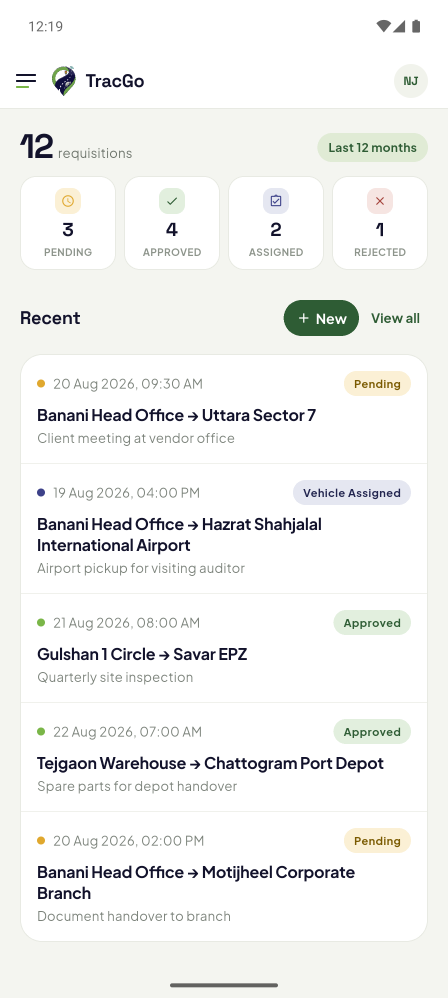
#> input picture docs/play/graphics/screenshots/raw/01-dashboard.png, 1344 x 2992 px (shown at 1/3 size)
$ python generate_store_screenshots.py
#> lines starting #> are read from the running program, lines starting #| are printed output that depends on the picture; after the words box and inside, x2 and y2 are one past the last pixel; in counts of white or black regions, pixels touching at a corner belong together
#!/usr/bin/env python3
"""Compose Play Store phone screenshots from raw emulator captures.

    python3 tool/store/generate_store_screenshots.py

Reads  docs/play/graphics/screenshots/raw/*.png   (1344x2992 Pixel 9 Pro XL captures)
Writes docs/play/graphics/screenshots/*.png       (1440x2560, ready to upload)

Why the raws cannot be uploaded directly
----------------------------------------
A Pixel 9 Pro XL viewport is 1344x2992 — an aspect ratio of 1:2.23. Play accepts a side
between 320 and 3840 px but rejects anything more extreme than 2:1, so the raw capture is
refused at upload. Each frame is therefore composed onto a 9:16 canvas (1440x2560, ratio
1:1.78) with the device shot inset and a caption above it, which is also what the listing
wants to look like.

The captures come from a profile build pointed at `tool/store/mock_api_server.py`, so
every name, address and plate in them is synthetic — see that file. Regenerate the raws
before this script if the UI changes.
"""

from __future__ import annotations

import sys
from pathlib import Path

try:
    from PIL import Image, ImageDraw, ImageFilter, ImageFont
except ImportError:  # pragma: no cover - environment guard
    sys.exit("Pillow is required: pip3 install pillow")

REPO = Path(__file__).resolve().parents[2]
FONTS = REPO / "assets/fonts"
RAW = REPO / "docs/play/graphics/screenshots/raw"
OUT = REPO / "docs/play/graphics/screenshots"

CANVAS = (1440, 2560)          # 9:16 exactly
MARGIN = 90
DEVICE_BLEED = 70              # how far the device runs off the bottom edge
DEVICE_GAP = 56                # breathing room between caption and device
CORNER = 44

INK = (0x12, 0x12, 0x2B)
BODY = (0x4A, 0x51, 0x48)
PAGE = (0xF1, 0xF3, 0xEC)
LIME = (0x7A, 0xB6, 0x48)

# Order is the order Play shows them: the first two carry the install decision.
FRAMES = [
    ("01-dashboard.png", "Every requisition at a glance", "Counts, statuses and your latest trips"),
    ("02-new-passenger.png", "Raise a trip request in seconds", "Pick the time, the route and who is travelling"),
    ("03-detail-assigned.png", "Know your vehicle and driver", "Assignment details as soon as transport confirms"),
    ("04-list.png", "Follow every request to the trip", "Search and filter your own requisition history"),
    ("05-logistics.png", "Cargo runs, not just passengers", "Cover van or open truck, with load details"),
    ("06-login.png", "Sign in with your work account", "Accounts are issued by your organisation"),
]


def font(name: str, size: int) -> ImageFont.FreeTypeFont:
    return ImageFont.truetype(str(FONTS / name), size)


def rounded(image: Image.Image, radius: int) -> Image.Image:
    """Round the device capture's corners so it reads as a screen, not a rectangle."""
    mask = Image.new("L", image.size, 0)
    ImageDraw.Draw(mask).rounded_rectangle([0, 0, image.width - 1, image.height - 1],
                                           radius=radius, fill=255)
    out = image.convert("RGBA")
    out.putalpha(mask)
    return out


def shadow(size: tuple[int, int], radius: int, blur: int, spread: int) -> Image.Image:
    """A soft drop shadow sized to the device shot."""
    layer = Image.new("RGBA", (size[0] + spread * 2, size[1] + spread * 2), (0, 0, 0, 0))
    ImageDraw.Draw(layer).rounded_rectangle(
        [spread, spread, spread + size[0], spread + size[1]],
        radius=radius, fill=(18, 18, 43, 60))
    return layer.filter(ImageFilter.GaussianBlur(blur))


def wrap(draw: ImageDraw.ImageDraw, text: str, f: ImageFont.FreeTypeFont,
         limit: int) -> list[str]:
    lines, current = [], ""
    for word in text.split():
        trial = f"{current} {word}".strip()
        if draw.textlength(trial, font=f) <= limit or not current:
            current = trial
        else:
            lines.append(current)
            current = word
    if current:
        lines.append(current)
    return lines


def compose(raw_name: str, headline: str, sub: str) -> Path:
#> called with raw_name = '01-dashboard.png', headline = 'Every requisition at a glance', sub = 'Counts, statuses and your latest trips'
    source = RAW / raw_name
    if not source.exists():
        sys.exit(f"missing capture: {source}")

    canvas = Image.new("RGB", CANVAS, PAGE)
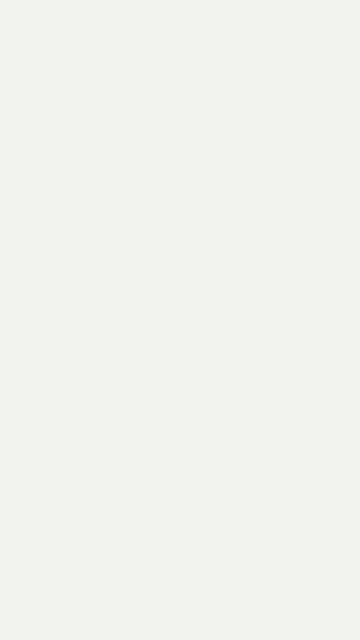
#> canvas: PIL image 1440x2560 RGB (shown at 1/4 size); mean R, G, B 241, 243, 236
    draw = ImageDraw.Draw(canvas)
    limit = CANVAS[0] - MARGIN * 2

    head_font = font("space_grotesk_bold.ttf", 62)
    sub_font = font("plus_jakarta_sans_medium.ttf", 34)

    y = 96
    for line in wrap(draw, headline, head_font, limit):
#> in wrap, `lines, current = [], ""`: current = ''
        draw.text((MARGIN, y), line, font=head_font, fill=INK)
        y += 74
#> this loop made 1 pass
#> after the loop, y = 170
    draw.line([(MARGIN, y + 18), (MARGIN + 92, y + 18)], fill=LIME, width=5)
    y += 46
#> y = 216
    for line in wrap(draw, sub, sub_font, limit):
        draw.text((MARGIN, y), line, font=sub_font, fill=BODY)
        y += 46
#> this loop made 1 pass
#> (line, y) on pass 1: ('Counts, statuses and your latest trips', 262)
#> after the loop, y = 262

    # The device fills whatever the caption leaves, rather than a fixed height: a
    # three-line caption would otherwise collide with it, and a one-line caption would
    # leave a band of dead page above the phone.
    top = y + DEVICE_GAP
#> top = 318
    height = CANVAS[1] - top + DEVICE_BLEED
#> height = 2312
    with Image.open(source) as raw:
#> raw is the input picture: PIL image 1344x2992 RGBA; mean R, G, B, A 242.8, 243.6, 241.8, 255
        width = round(raw.width * height / raw.height)
#> width = 1039
        if width > CANVAS[0] - MARGIN * 2:
            width = CANVAS[0] - MARGIN * 2
            height = round(raw.height * width / raw.width)
        device = raw.resize((width, height), Image.LANCZOS)

    x = (CANVAS[0] - device.width) // 2

    glow = shadow(device.size, CORNER, 34, 40)
#> in shadow, `ImageDraw.Draw(layer).rounded_rectangle( [spread, spread, spread + siz..`:
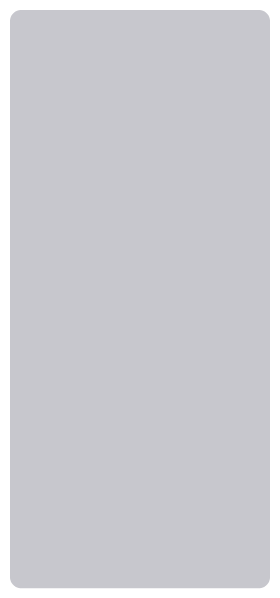
#> layer: PIL image 1119x2392 RGBA (shown at 1/4 size); mean R, G, B, A 16.2, 16.2, 38.6, 53.9; transparent parts drawn white
#> in shadow, `return layer.filter(ImageFilter.GaussianBlur(blur))`:
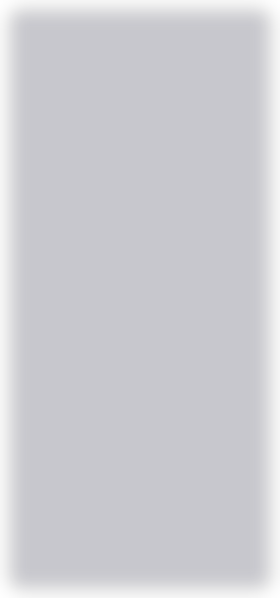
#> returned value: PIL image 1119x2392 RGBA (shown at 1/4 size); mean R, G, B, A 16.1, 16.1, 38.5, 53.7; transparent parts drawn white
    canvas.paste(glow, (x - 40, top - 40 + 18), glow)
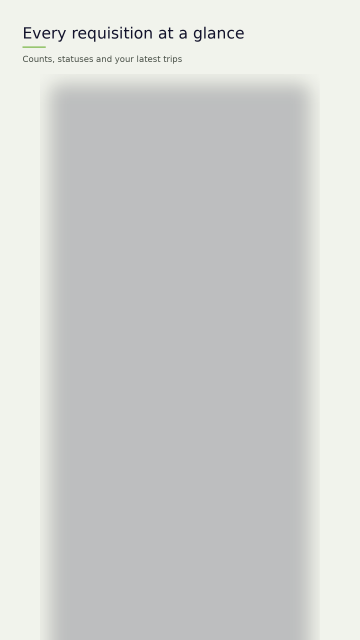
#> canvas: PIL image 1440x2560 RGB (shown at 1/4 size); mean R, G, B 207.5, 208.9, 206.8
    frame = rounded(device, CORNER)
#> in rounded, `ImageDraw.Draw(mask).rounded_rectangle([0, 0, image.width - 1, image.h..`:
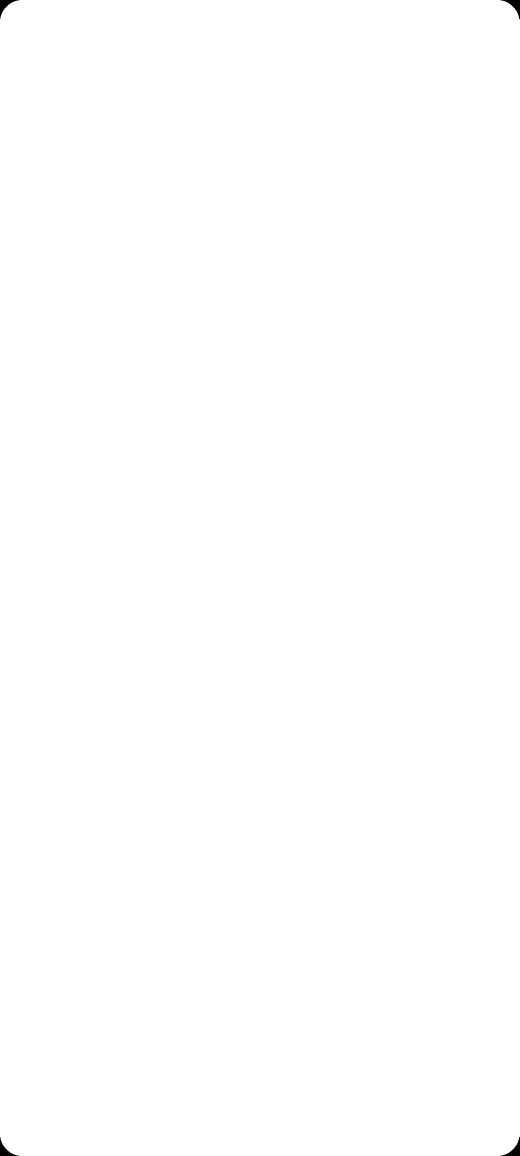
#> mask: PIL image 1039x2312 L (shown at 1/2 size); 99.9% white; 4 black regions, box (x1, y1, x2, y2) and area: (0, 0, 38, 38) 427, (1001, 0, 1039, 38) 427, (0, 2274, 38, 2312) 427, (1001, 2274, 1039, 2312) 427
    canvas.paste(frame, (x, top), frame)
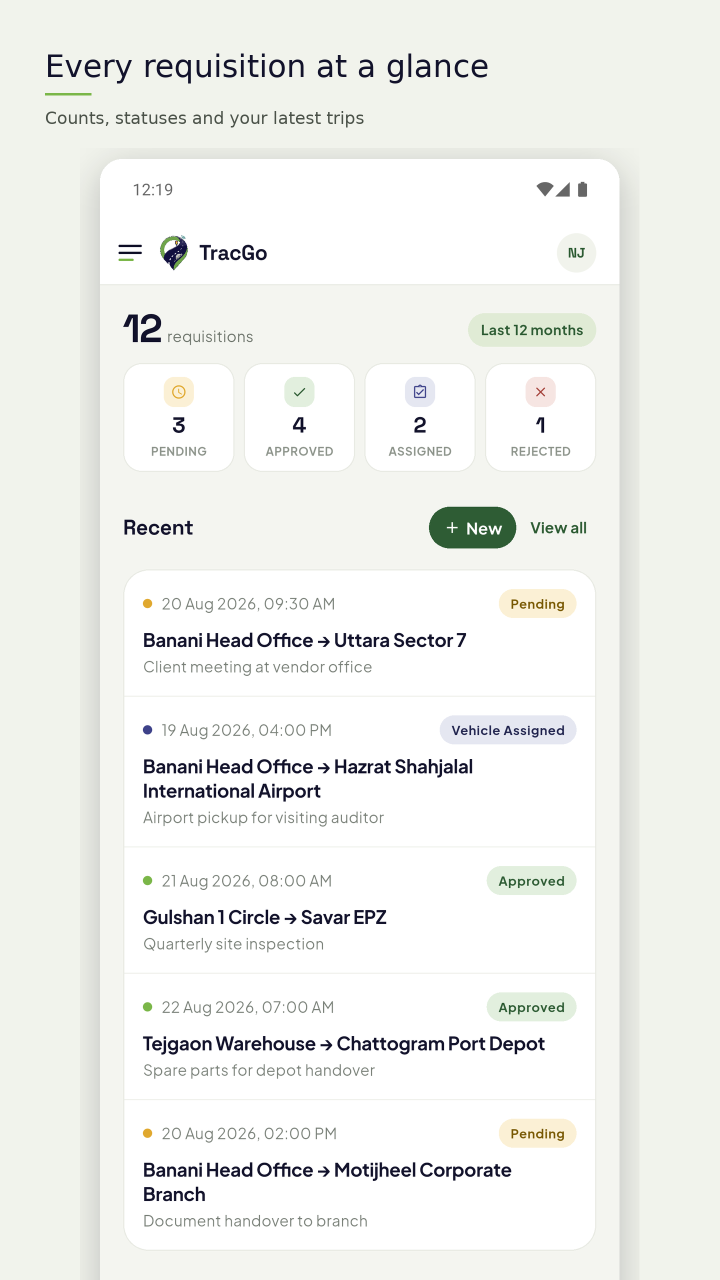
#> canvas: PIL image 1440x2560 RGB (shown at 1/2 size); mean R, G, B 240.4, 241.6, 238.1

    path = OUT / raw_name
    canvas.save(path, "PNG")
    return path


def main() -> None:
    OUT.mkdir(parents=True, exist_ok=True)
    for name, headline, sub in FRAMES:
        path = compose(name, headline, sub)
        with Image.open(path) as img:
            w, h = img.size
            ratio = max(w, h) / min(w, h)
            ok = 320 <= min(w, h) and max(w, h) <= 3840 and ratio <= 2.0
            print(f"{path.relative_to(REPO)}  {w}x{h}  ratio 1:{ratio:.2f}  "
#> (the run stopped early here; a loop or call above may not have finished)

$ run again, with screenshots/android/02-drawer.png copied over docs/play/graphics/screenshots/raw/01-dashboard.png
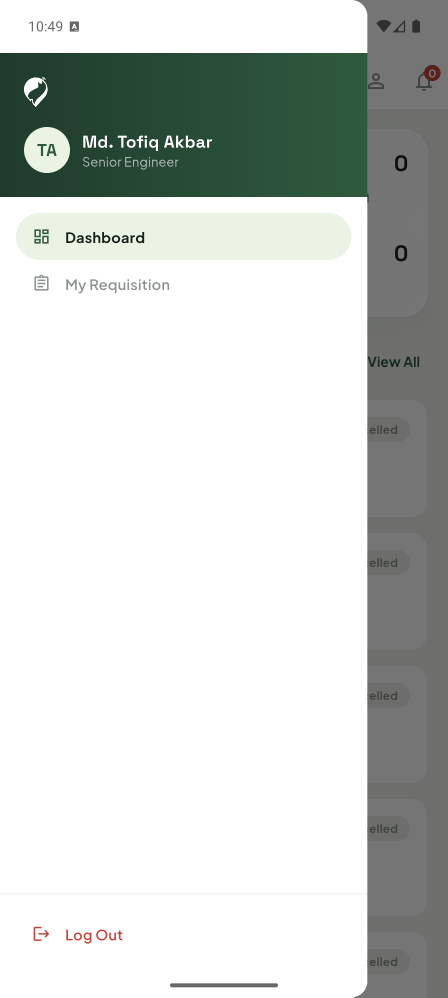
#> input picture screenshots/android/02-drawer.png, 1344 x 2992 px (shown at 1/3 size)
#> current = ''
#> the loop in compose, `for line in wrap(draw, headline, head_font, limit):` made 1 pass
#> (line, y) on pass 1: ('Every requisition at a glance', 170)
#> after the loop in compose, `for line in wrap(draw, headline, head_font, limit):`: y = 170
#> in compose, `y += 46`: y = 216
#> the loop in compose, `for line in wrap(draw, sub, sub_font, limit):` made 1 pass
#> (line, y) on pass 1: ('Counts, statuses and your latest trips', 262)
#> after the loop in compose, `for line in wrap(draw, sub, sub_font, limit):`: y = 262
#> top = 318
#> height = 2312
#> in compose, raw is the input picture: PIL image 1344x2992 RGBA; mean R, G, B, A 203.6, 208, 204.9, 255
#> width = 1039
#> in compose, `canvas.paste(frame, (x, top), frame)`:
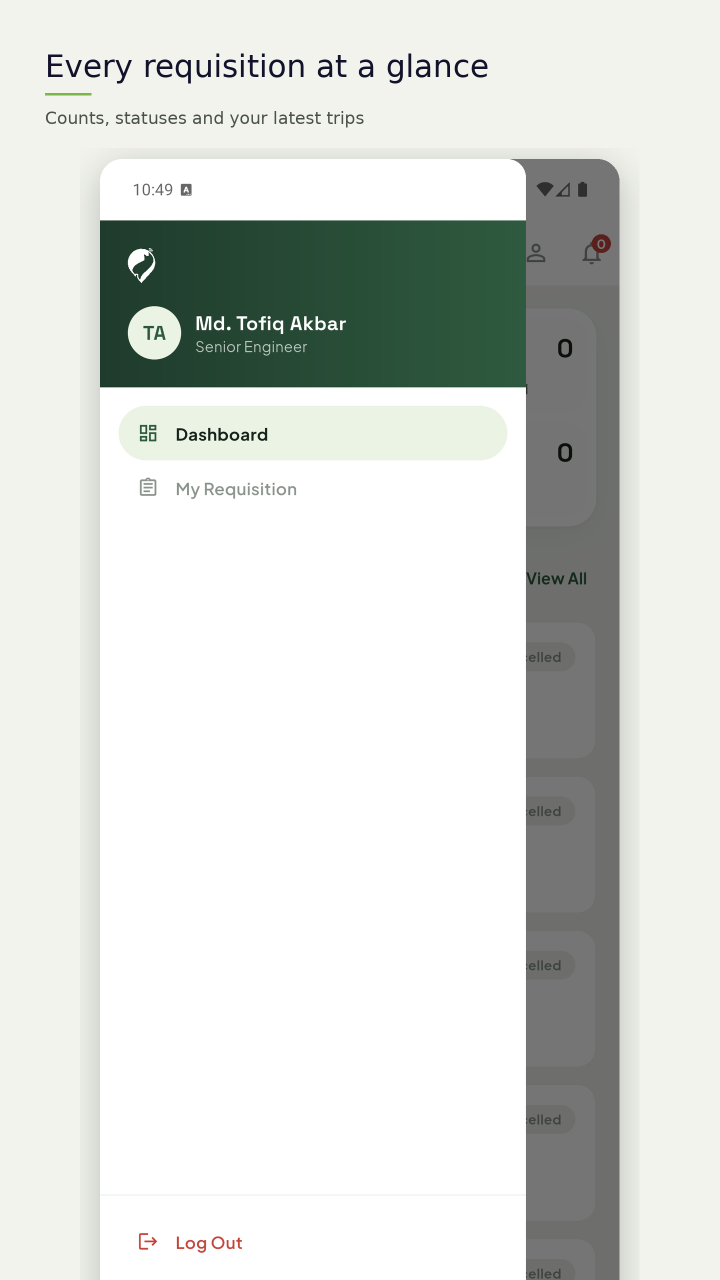
#> canvas: PIL image 1440x2560 RGB (shown at 1/2 size); mean R, G, B 215.2, 218.8, 214.3

$ run again, with screenshots/android/03-requisition-list.png copied over docs/play/graphics/screenshots/raw/01-dashboard.png
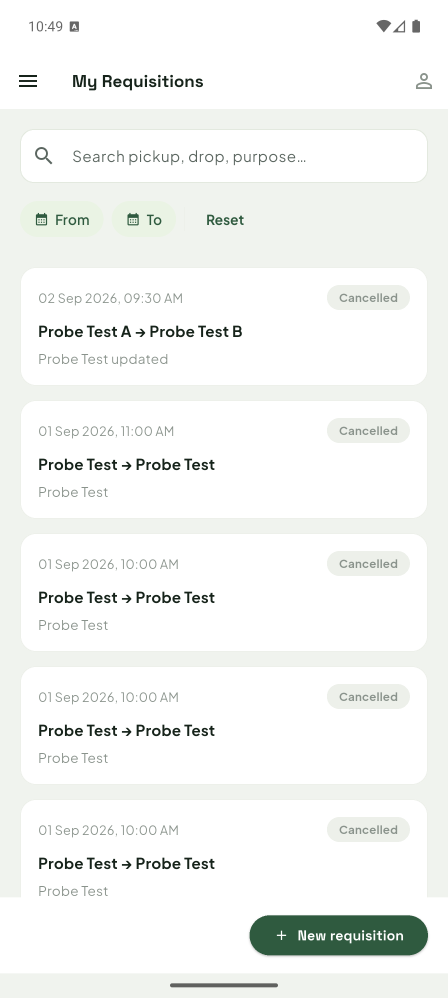
#> input picture screenshots/android/03-requisition-list.png, 1344 x 2992 px (shown at 1/3 size)
#> current = ''
#> the loop in compose, `for line in wrap(draw, headline, head_font, limit):` made 1 pass
#> (line, y) on pass 1: ('Every requisition at a glance', 170)
#> after the loop in compose, `for line in wrap(draw, headline, head_font, limit):`: y = 170
#> in compose, `y += 46`: y = 216
#> the loop in compose, `for line in wrap(draw, sub, sub_font, limit):` made 1 pass
#> (line, y) on pass 1: ('Counts, statuses and your latest trips', 262)
#> after the loop in compose, `for line in wrap(draw, sub, sub_font, limit):`: y = 262
#> top = 318
#> height = 2312
#> in compose, raw is the input picture: PIL image 1344x2992 RGBA; mean R, G, B, A 243.8, 245.6, 243.5, 255
#> width = 1039
#> in compose, `canvas.paste(frame, (x, top), frame)`:
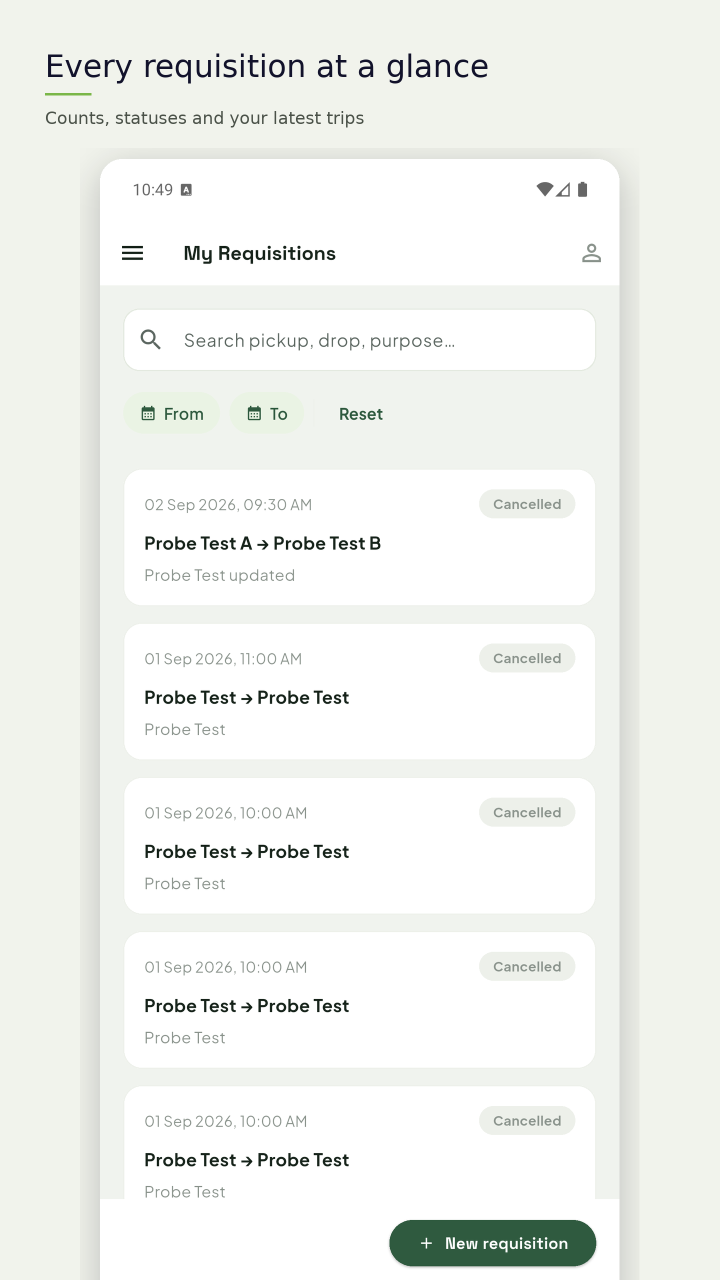
#> canvas: PIL image 1440x2560 RGB (shown at 1/2 size); mean R, G, B 241.1, 242.9, 239.2
